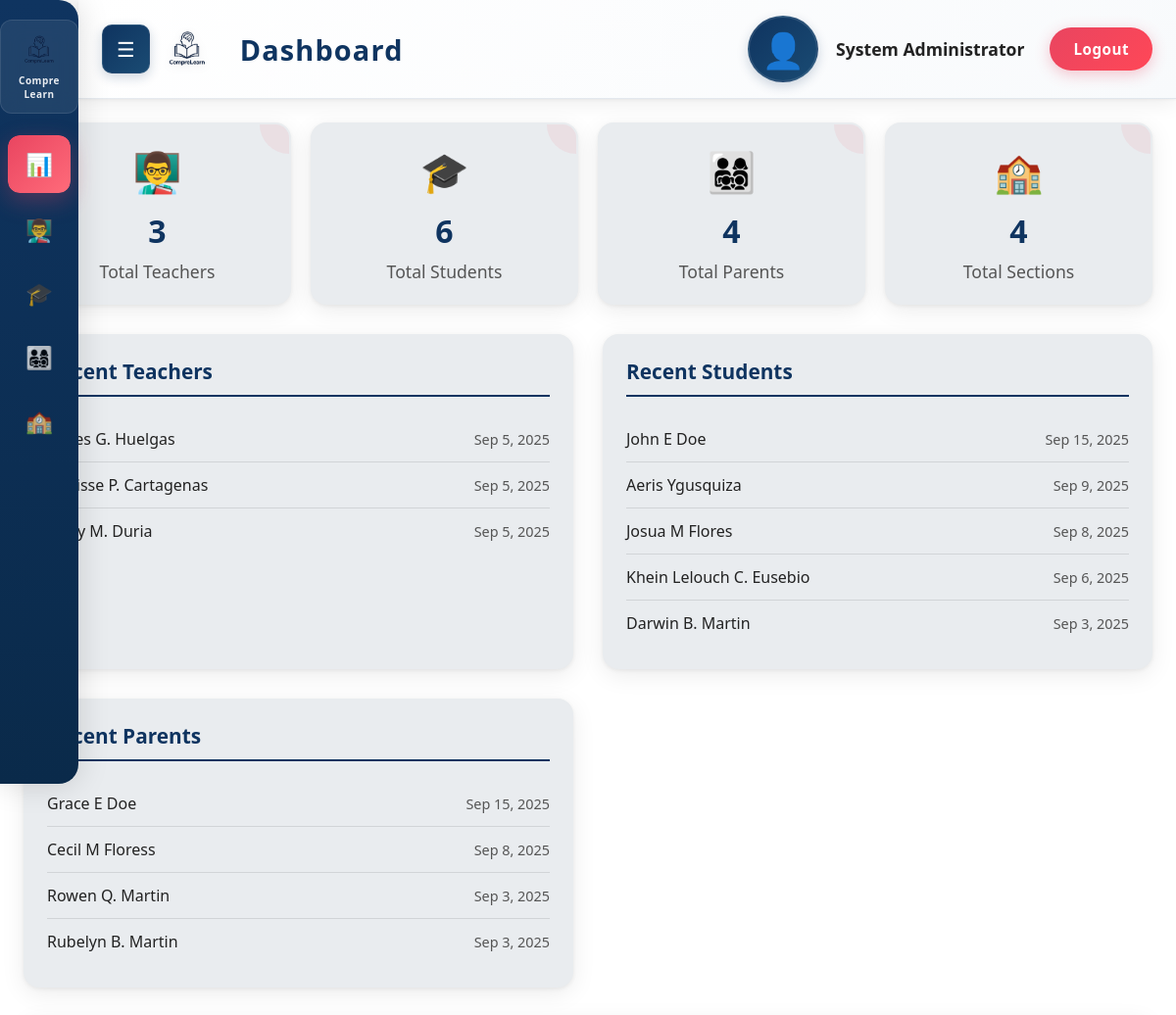
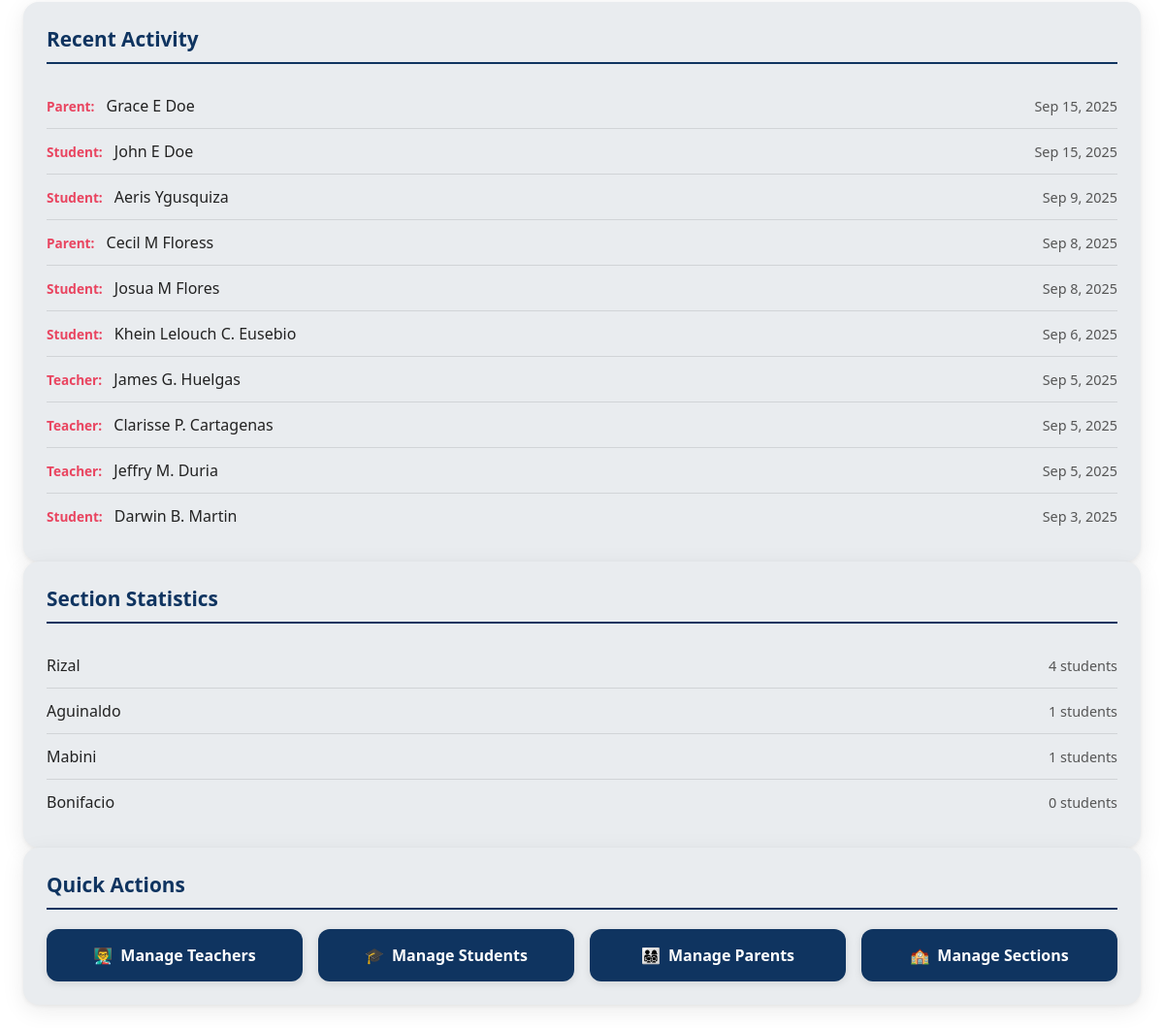
The page /Admin/admin_dashboard.php (signed in) on the database its author committed (2 pictures, top to bottom).
### tables this page shows
CREATE TABLE `teachers` (
  `id` int(11) NOT NULL,
  `name` varchar(100) NOT NULL,
  `username` varchar(100) NOT NULL,
  `email` varchar(100) NOT NULL,
  `password` varchar(255) NOT NULL,
  `created_at` timestamp NOT NULL DEFAULT current_timestamp(),
  `updated_at` timestamp NOT NULL DEFAULT current_timestamp() ON UPDATE current_timestamp()
);

CREATE TABLE `students` (
  `id` int(11) NOT NULL,
  `name` varchar(100) NOT NULL,
  `student_number` varchar(50) NOT NULL,
  `email` varchar(100) NOT NULL,
  `gender` enum('male','female') DEFAULT NULL,
  `password` varchar(255) NOT NULL,
  `section_id` int(11) DEFAULT NULL,
  `created_at` timestamp NOT NULL DEFAULT current_timestamp(),
  `updated_at` timestamp NOT NULL DEFAULT current_timestamp() ON UPDATE current_timestamp()
);

CREATE TABLE `parents` (
  `id` int(11) NOT NULL,
  `name` varchar(100) NOT NULL,
  `username` varchar(100) NOT NULL,
  `email` varchar(100) NOT NULL,
  `student_id` int(11) DEFAULT NULL,
  `password` varchar(255) NOT NULL,
  `created_at` timestamp NOT NULL DEFAULT current_timestamp(),
  `updated_at` timestamp NOT NULL DEFAULT current_timestamp() ON UPDATE current_timestamp()
);

### Admin/includes/admin_init.php (called while the page is built, shortened)
<?php
function h($v) {
    return htmlspecialchars((string)$v, ENT_QUOTES, 'UTF-8');
}
?>

### Admin/admin_dashboard.php (the view, shortened to what this page needs)
<?php
require_once __DIR__ . '/includes/admin_init.php';
$teacher_count = $conn->query("SELECT COUNT(*) AS cnt FROM teachers")->fetch_assoc()['cnt'];
$student_count = $conn->query("SELECT COUNT(*) AS cnt FROM students")->fetch_assoc()['cnt'];
$parent_count = $conn->query("SELECT COUNT(*) AS cnt FROM parents")->fetch_assoc()['cnt'];
$section_count = $conn->query("SELECT COUNT(*) AS cnt FROM sections")->fetch_assoc()['cnt'];
$recent_teachers = $conn->query("SELECT name, created_at FROM teachers ORDER BY created_at DESC LIMIT 5");
$recent_students = $conn->query("SELECT name, created_at FROM students ORDER BY created_at DESC LIMIT 5");
$recent_parents = $conn->query("SELECT name, created_at FROM parents ORDER BY created_at DESC LIMIT 5");
$recent_activity = $conn->query("
    SELECT 'teacher' as type, name, created_at FROM teachers
    UNION ALL
    SELECT 'student' as type, name, created_at FROM students
    UNION ALL
    SELECT 'parent' as type, name, created_at FROM parents
    ORDER BY created_at DESC LIMIT 10
");
$sections_with_counts = $conn->query("
    SELECT s.name, COUNT(st.id) as student_count
    FROM sections s
    LEFT JOIN students st ON s.id = st.section_id
    GROUP BY s.id, s.name
    ORDER BY student_count DESC
");
?>
<div class="dashboard-stats">
    <div class="stat-card" onclick="window.location.href='admin_teachers.php'">
        <span class="stat-icon">👨‍🏫</span>
                <div class="stat-number"><?php echo $teacher_count; ?></div>
                <div class="stat-label">Total Teachers</div>
            </div>
    <div class="stat-card" onclick="window.location.href='admin_students.php'">
        <span class="stat-icon">🎓</span>
                <div class="stat-number"><?php echo $student_count; ?></div>
                <div class="stat-label">Total Students</div>
            </div>
    <div class="stat-card" onclick="window.location.href='admin_parents.php'">
        <span class="stat-icon">👨‍👩‍👧‍👦</span>
                <div class="stat-number"><?php echo $parent_count; ?></div>
                <div class="stat-label">Total Parents</div>
            </div>
    <div class="stat-card" onclick="window.location.href='admin_sections.php'">
        <span class="stat-icon">🏫</span>
                <div class="stat-number"><?php echo $section_count; ?></div>
                <div class="stat-label">Total Sections</div>
            </div>
        </div>
<div class="dashboard-content">
    <div class="activity-section">
        <h3>Recent Teachers</h3>
        <ul class="activity-list">
            <?php while($teacher = $recent_teachers->fetch_assoc()): ?>
            <li class="activity-item">
                <span class="activity-name"><?php echo h($teacher['name']); ?></span>
                <span class="activity-date"><?php echo date('M j, Y', strtotime($teacher['created_at'])); ?></span>
            </li>
                        <?php endwhile; ?>
        </ul>
                </div>
    <div class="activity-section">
        <h3>Recent Students</h3>
        <ul class="activity-list">
            <?php while($student = $recent_students->fetch_assoc()): ?>
            <li class="activity-item">
                <span class="activity-name"><?php echo h($student['name']); ?></span>
                <span class="activity-date"><?php echo date('M j, Y', strtotime($student['created_at'])); ?></span>
            </li>
                        <?php endwhile; ?>
        </ul>
                </div>
    <div class="activity-section">
        <h3>Recent Parents</h3>
        <ul class="activity-list">
            <?php while($parent = $recent_parents->fetch_assoc()): ?>
            <li class="activity-item">
                <span class="activity-name"><?php echo h($parent['name']); ?></span>
                <span class="activity-date"><?php echo date('M j, Y', strtotime($parent['created_at'])); ?></span>
            </li>
                        <?php endwhile; ?>
        </ul>
        </div>
    </div>
    <div class="activity-section">
        <h3>Recent Activity</h3>
        <ul class="activity-list">
            <?php while($activity = $recent_activity->fetch_assoc()): ?>
            <li class="activity-item">
                <span class="activity-name">
                    <span class="activity-type"><?php echo ucfirst($activity['type']); ?>:</span>
                    <?php echo h($activity['name']); ?>
                </span>
                <span class="activity-date"><?php echo date('M j, Y', strtotime($activity['created_at'])); ?></span>
            </li>
                        <?php endwhile; ?>
        </ul>
    </div>
    <div class="activity-section">
        <h3>Section Statistics</h3>
        <ul class="activity-list">
            <?php while($section = $sections_with_counts->fetch_assoc()): ?>
            <li class="activity-item">
                <span class="activity-name"><?php echo h($section['name']); ?></span>
                <span class="activity-date"><?php echo $section['student_count']; ?> students</span>
            </li>
                        <?php endwhile; ?>
        </ul>
    </div>
<div class="quick-actions">
    <h3>Quick Actions</h3>
    <div class="quick-actions-grid">
        <a href="admin_teachers.php" class="quick-action-btn">
            <span>👨‍🏫</span>
            Manage Teachers
        </a>
        <a href="admin_students.php" class="quick-action-btn">
            <span>🎓</span>
            Manage Students
        </a>
        <a href="admin_parents.php" class="quick-action-btn">
            <span>👨‍👩‍👧‍👦</span>
            Manage Parents
        </a>
        <a href="admin_sections.php" class="quick-action-btn">
            <span>🏫</span>
            Manage Sections
        </a>
        </div>
    </div>
<?php
require_once __DIR__ . '/includes/admin_layout.php';
?>

### Admin/includes/admin_layout.php (style rules this page uses)
:root { --light-bg: #f6f8fa; --light-bg-secondary: #ffffff; --light-surface: #e9ecef; --primary-accent: #0f3460; --secondary-accent: #e94560; --light-text: #222; --grey-text: #555; --card-shadow: 0 6px 24px rgba(0,0,0,0.08), 0 1.5px 4px rgba(0,0,0,0.06); }
* { margin: 0; padding: 0; box-sizing: border-box; font-family: 'Segoe UI', Tahoma, Geneva, Verdana, sans-serif; }
body { background: var(--light-bg-secondary); color: var(--light-text); min-height: 100vh; overflow-x: hidden; }

### Admin/admin_dashboard.php (style rules this page uses)
.dashboard-stats { display: grid; grid-template-columns: repeat(auto-fit, minmax(250px, 1fr)); gap: 20px; margin-bottom: 30px; }
.stat-card { background: var(--light-surface); color: var(--light-text); border: 2px solid transparent; box-shadow: var(--card-shadow); transition: border-color .3s, box-shadow .3s, transform .2s; position: relative; overflow: hidden; border-radius: 16px; padding: 24px; text-align: center; cursor: pointer; }
.stat-card::before { content: ""; position: absolute; right: -30px; top: -30px; width: 60px; height: 60px; background: var(--secondary-accent); opacity: .08; border-radius: 50%; z-index: 0; }
.stat-icon { font-size: 2.5rem; margin-bottom: 12px; display: block; }
.stat-number { font-size: 2.5rem; font-weight: 700; margin-bottom: 8px; color: var(--primary-accent); }
.stat-label { color: var(--grey-text); font-size: 1.1rem; font-weight: 500; }
.dashboard-content { display: grid; grid-template-columns: 1fr 1fr; gap: 30px; margin-bottom: 30px; }
.activity-section { background: var(--light-surface); color: var(--light-text); padding: 24px; border-radius: 16px; box-shadow: var(--card-shadow); animation: fadeIn .7s; }
.activity-section h3 { color: var(--primary-accent); margin-bottom: 20px; font-size: 1.3rem; border-bottom: 2px solid var(--primary-accent); padding-bottom: 10px; }
.activity-list { list-style: none; padding: 0; margin: 0; }
.activity-item { display: flex; justify-content: space-between; align-items: center; padding: 12px 0; border-bottom: 1px solid rgba(0,0,0,0.1); }
.activity-item:last-child { border-bottom: none; }
.activity-name { font-weight: 500; color: var(--light-text); }
.activity-date { color: var(--grey-text); font-size: 0.9rem; }
.activity-type { color: var(--secondary-accent); font-weight: 600; font-size: 0.85rem; margin-right: 8px; }
.quick-actions { background: var(--light-surface); color: var(--light-text); padding: 24px; border-radius: 16px; box-shadow: var(--card-shadow); animation: fadeIn .7s; grid-column: 1 / -1; }
.quick-actions h3 { color: var(--primary-accent); margin-bottom: 20px; font-size: 1.3rem; border-bottom: 2px solid var(--primary-accent); padding-bottom: 10px; }
.quick-actions-grid { display: grid; grid-template-columns: repeat(auto-fit, minmax(200px, 1fr)); gap: 16px; }
.quick-action-btn { background: var(--primary-accent); color: #fff; border: none; padding: 16px 20px; border-radius: 12px; cursor: pointer; font-weight: 600; font-size: 1rem; box-shadow: 0 2px 8px rgba(0,0,0,0.10); transition: background .3s, transform .2s; text-decoration: none; display: flex; align-items: center; justify-content: center; gap: 8px; }
@media (max-width: 1200px) { .dashboard-stats { gap: 20px; } }
@media (max-width: 1200px) { .stat-card { padding: 20px; } }
@media (max-width: 1200px) { .stat-icon { font-size: 2.5rem; } }
@media (max-width: 1200px) { .stat-number { font-size: 2rem; } }
@media (max-width: 1200px) { .quick-actions-grid { gap: 16px; } }

### rows shown on the page
teachers: name "James G. Huelgas", created_at "Sep 5, 2025"
teachers: name "Clarisse P. Cartagenas", created_at "Sep 5, 2025"
teachers: name "Jeffry M. Duria", created_at "Sep 5, 2025"
students: name "John E Doe", created_at "Sep 15, 2025"
students: name "Aeris Ygusquiza", created_at "Sep 9, 2025"
students: name "Josua M Flores", created_at "Sep 8, 2025"
students: name "Khein Lelouch C. Eusebio", created_at "Sep 6, 2025"
students: name "Darwin B. Martin", created_at "Sep 3, 2025"
parents: name "Grace E Doe", created_at "Sep 15, 2025"
parents: name "Cecil M Floress", created_at "Sep 8, 2025"
parents: name "Rowen Q. Martin", created_at "Sep 3, 2025"
parents: name "Rubelyn B. Martin", created_at "Sep 3, 2025"

### other values the page prints
$page_title "Dashboard"
$adminName "System Administrator"
$teacher_count "3"
$student_count "6"
$parent_count "4"
$section_count "4"
$activity['type'] "Parent"
$activity['name'] "Grace E Doe"
date('M j, Y', strtotime($activity['created_at'])) "Sep 15, 2025"
$activity['type'] "Student"
$activity['name'] "John E Doe"
$activity['name'] "Aeris Ygusquiza"
date('M j, Y', strtotime($activity['created_at'])) "Sep 9, 2025"
$activity['name'] "Cecil M Floress"
date('M j, Y', strtotime($activity['created_at'])) "Sep 8, 2025"
